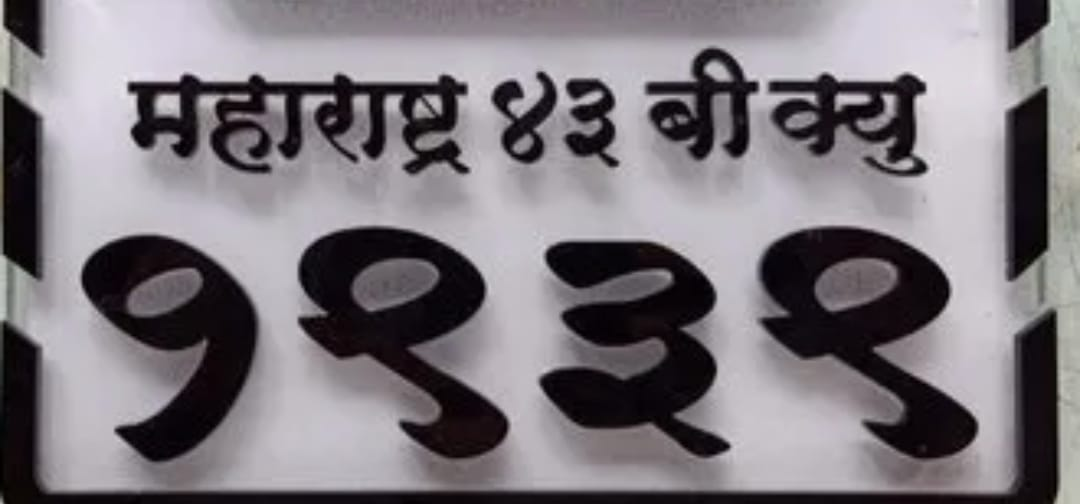
#> input picture image 1 (1).jpeg, 1080 x 504 px
$ python -i number_plate.py   (imports and definitions only)
#> lines starting #> are read from the running program, lines starting #| are printed output that depends on the picture; after the words box and inside, x2 and y2 are one past the last pixel; in counts of white or black regions, pixels touching at a corner belong together
#> further down, picture is the input picture: shape (504, 1080, 3); mean B, G, R 126.3, 120.7, 126
import os
import cv2
import easyocr
import concurrent.futures
import re

# Path to the Haar Cascade file for plate detection
harcascade = "model/haarcascade_russian_plate_number.xml"

# Check if the Haar Cascade file exists
# [6 lines not run here, left out]

# Load the plate cascade classifier
plate_cascade = cv2.CascadeClassifier(harcascade)

# Initialize EasyOCR reader for Hindi and English
# [1 line that did not run here, left out]

def preprocess_image(image):
    """Preprocess the image for better OCR results."""
    gray = cv2.cvtColor(image, cv2.COLOR_BGR2GRAY)
    # Apply Gaussian Blur to remove noise
    blurred = cv2.GaussianBlur(gray, (5, 5), 0)
    # Apply thresholding
    _, thresholded = cv2.threshold(blurred, 0, 255, cv2.THRESH_BINARY + cv2.THRESH_OTSU)
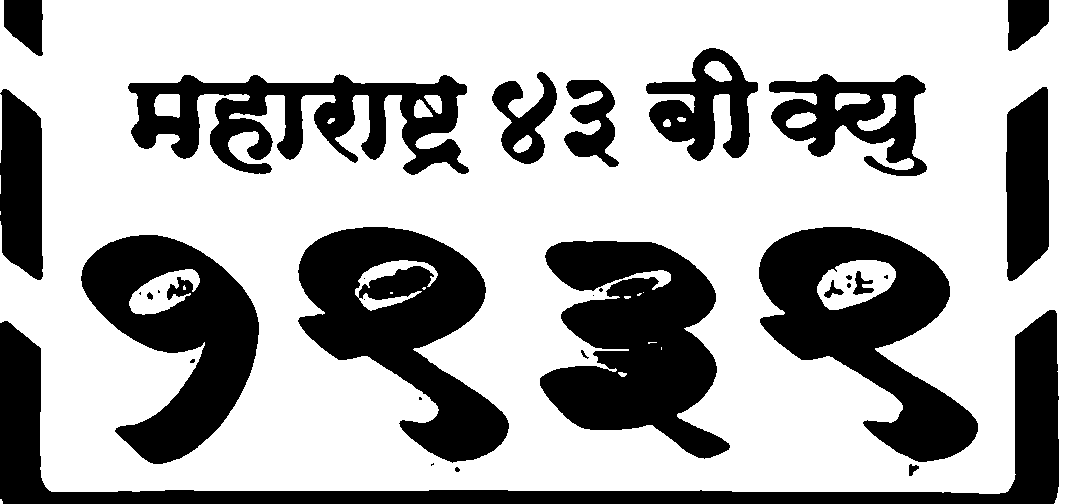
#> thresholded: shape (504, 1080); 67.5% white; 32 black regions (12 under 20 px), largest, box (x1, y1, x2, y2) and area: (0, 310, 1059, 504) 27263, (540, 241, 730, 459) 25749, (298, 227, 509, 463) 24855
    return thresholded

def is_valid_plate(w, h):
    aspect_ratio = w / h
    return 2 <= aspect_ratio <= 5 and w * h >= min_area

def is_valid_text(text):
    plate_pattern = re.compile(r'^[a-zA-Z0-9\s\W_\u0900-\u097F]+$')  # Allow alphanumeric, special symbols, and Devanagari script characters
    return bool(plate_pattern.match(text))

# [27 lines left out: function process_frame, not called in this run]

min_area = 1000

# [9 lines left out: functions reset_text_file, process_frames, not called in this run]

# [24 lines not run here, left out]

>>> import cv2
>>> picture = cv2.imread('image 1 (1).jpeg')
>>> result = preprocess_image(picture)

$ run again, on image 1 (2).jpeg
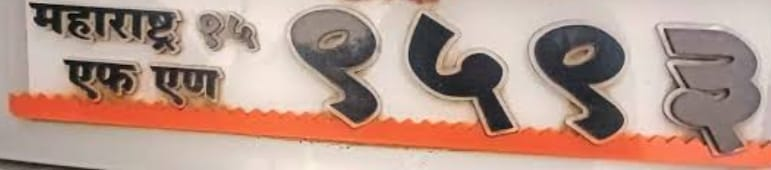
#> input picture image 1 (2).jpeg, 771 x 170 px
#> picture is the input picture: shape (170, 771, 3); mean B, G, R 137.7, 150.2, 181.5
#> in preprocess_image, `gray = cv2.cvtColor(image, cv2.COLOR_BGR2GRAY)`:
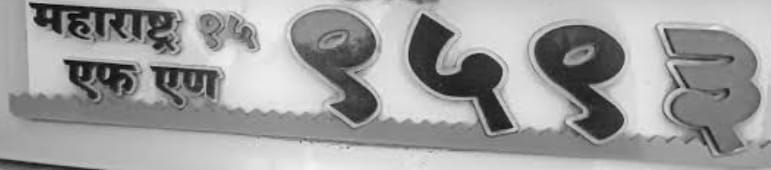
#> gray: shape (170, 771); min 3, max 243, mean 158.2
#> in preprocess_image, `_, thresholded = cv2.threshold(blurred, 0, 255, cv2.THRESH_BINARY + cv..`:
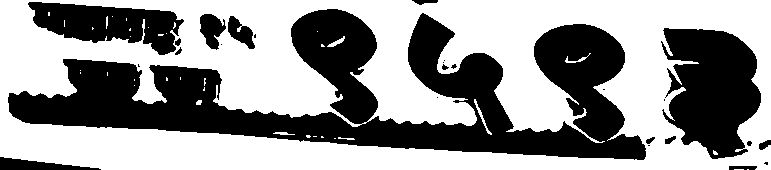
#> thresholded: shape (170, 771); 58% white; 26 black regions (11 under 20 px), largest, box (x1, y1, x2, y2) and area: (8, 9, 646, 160) 38774, (661, 28, 761, 159) 9267, (28, 2, 184, 55) 4726

$ run again, on image 1 (3).jpeg
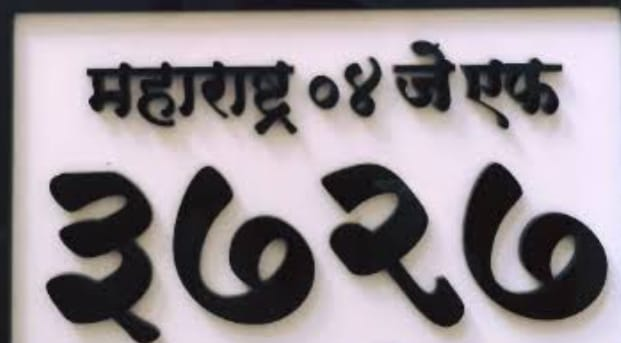
#> input picture image 1 (3).jpeg, 621 x 343 px
#> picture is the input picture: shape (343, 621, 3); mean B, G, R 146.6, 142, 150.3
#> in preprocess_image, `_, thresholded = cv2.threshold(blurred, 0, 255, cv2.THRESH_BINARY + cv..`:
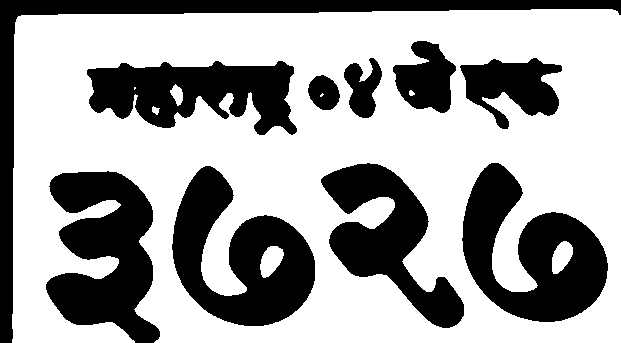
#> thresholded: shape (343, 621); 63.9% white; 10 black regions, largest, box (x1, y1, x2, y2) and area: (462, 163, 608, 322) 12154, (46, 171, 160, 343) 12133, (172, 166, 315, 326) 12049
